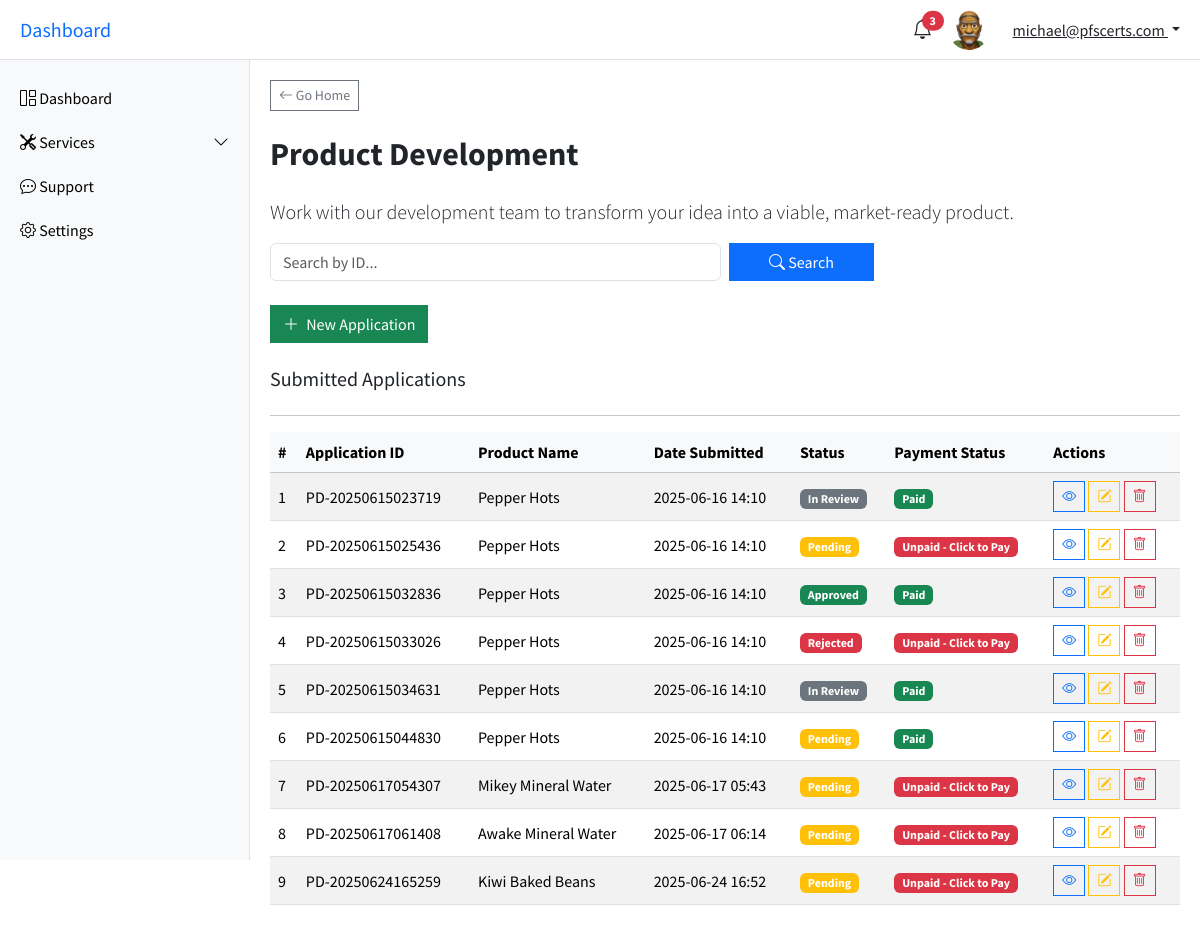
Screenshot of /services/product-development/ (signed in) with the database file from the repository.
### account/models.py (models this page shows, shortened)
class CustomUser(AbstractUser):
    email = models.EmailField(unique=True,)
    username = models.CharField(max_length=100)
    first_name = models.CharField(max_length=50, verbose_name='First Name')
    last_name = models.CharField(max_length=50, blank=True, verbose_name='Last Name')
    business_name = models.CharField(max_length=250, verbose_name='Business/Company Name')
    phone_number = models.CharField(max_length=30, verbose_name='Phone Number')
    whatsapp_number = models.CharField(max_length=30, verbose_name='Whatsapp Number')
    instagram_handle = models.CharField(max_length=30, blank=True, verbose_name='Instagram Handle')
    facebook_handle = models.CharField(max_length=30, blank=True, verbose_name='Facebook Profile')
    profile_photo = models.ImageField(upload_to='users/profile_photos/', null=True, blank=True, verbose_name='Profile Photo')
    bio = models.TextField(blank=True, verbose_name='Bio')
    x_handle = models.CharField(max_length=30, blank=True, verbose_name='X (Formerly Twitter) Handle')
    linkedin_handle = models.CharField(max_length=30, blank=True, verbose_name='LinkedIn Profile')
    USERNAME_FIELD = 'email'
    REQUIRED_FIELDS = ['username']

### services/models.py (models this page shows, shortened)
class ProductIntake(models.Model):
    PRODUCT_TYPE_CHOICES = [
        ('new', 'New Product Idea'),
        ('improvement', 'Improvement of Existing Product'),
    ]
    GOALS_CHOICES = [
        ('shelf_life', 'Longer shelf life'),
        ('unique_taste', 'Unique taste'),
        ('healthier', 'Healthier version'),
        ('cost_reduction', 'Cost reduction'),
        ('novel_format', 'Novel format (e.g., instant, ready-to-eat)'),
        ('other', 'Other'),
    ]
    TARGET_MARKET_CHOICES = [
        ('children', 'Children'),
        ('adults', 'Adults'),
        ('vegans', 'Vegans'),
        ('fitness', 'Fitness enthusiasts'),
        ('diabetics', 'Diabetics'),
        ('mass_market', 'Mass market'),
        ('other', 'Other'),
    ]
    PACKAGING_CHOICES = [
        ('sachet', 'Sachet'),
        ('jar', 'Jar/Bottle'),
        ('box', 'Box'),
        ('pouch', 'Stand-up pouch'),
        ('custom', 'Custom'),
    ]
    MARKET_TESTING_CHOICES = [
        ('good', 'Yes, with good results'),
        ('need_more', 'Yes, but need more data'),
        ('not_yet', 'No, not yet'),
        ('planning', 'Planning to do so'),
    ]
    STATUS_CHOICES = [
        ('pending', 'Pending'),
        ('in_review', 'In Review'),
        ('completed_documentation', 'Completed Documentation'),
        ('approved', 'Approved'),
        ('rejected', 'Rejected'),
    ]
    PAYMENT_CHOICES = [
        ('paid', 'Paid'),
        ('unpaid', 'Unpaid'),
    ]
    user = models.ForeignKey(CustomUser, on_delete=models.CASCADE, related_name='product_development')
    product_name = models.CharField(max_length=100, verbose_name='Product Name')
    custom_id = models.CharField(max_length=30, unique=True, blank=True)
    type_of_product = models.CharField(max_length=200, verbose_name='Type of Product')
    is_new_or_improvement = models.CharField(max_length=20, choices=PRODUCT_TYPE_CHOICES, verbose_name='Is this a New Idea or Improvement?')
    goals = models.JSONField(default=list, verbose_name='What is/are your goal(s) for the Product?')
    other_goal = models.CharField(max_length=200, blank=True, verbose_name='Other')
    ingredient_or_dietary_notes = CKEditor5Field(blank=True, verbose_name='Do you have a Preferred Ingredient List or any Dietary Restrictions?', config_name='extends')
    target_market = models.JSONField(default=list, verbose_name='Target Market')
    other_target_market = models.CharField(max_length=200, blank=True, verbose_name='Other')
    market_existence = models.CharField(max_length=20, choices=[('yes', 'Yes'), ('no', 'No'), ('not_sure', 'Not Sure')], verbose_name='Are there similar products already on the market?')
    packaging_style = models.JSONField(default=list, verbose_name='What Packaging Style are you envisioning?')
    custom_packaging = models.CharField(max_length=200, blank=True, verbose_name='Custom')
    expected_launch_date = models.DateField(verbose_name='Expected Launch Date')
    market_testing_feedback = models.CharField(max_length=20, choices=MARKET_TESTING_CHOICES, verbose_name='Have you done any Market Testing or Consumer Feedback?')
    application_status = models.CharField(max_length=30, choices=STATUS_CHOICES, verbose_name='Application Status', default='pending')
    payment_status = models.CharField(max_length=10, choices=PAYMENT_CHOICES, default='unpaid')
    submitted_at = models.DateTimeField(auto_now_add=True)
    updated_at = models.DateTimeField(auto_now=True)

### services/views.py (the view)
# urls.py: path('product-development/', pd_home, name='pd_home'),
@login_required
def pd_home(request):
    pd_apps = ProductIntake.objects.filter(user=request.user)
    query = request.GET.get('q') or ''
    if query:
        pd_apps = pd_apps.filter(custom_id__icontains=query)
    context = {
        'pd_apps': pd_apps,
        'query': query,
    }
    return render(request, 'services/pd-home.html', context)

### services/templatetags/service_status_tags.py (called while the page is built)
@register.filter
def status_badge_class(status):
    mapping = {
        'pending': 'warning',
        'in_review': 'primary',
        'completed_documentation': 'secondary',
        'approved': 'success',
        'rejected': 'danger',
    }
    return mapping.get(status.lower(), 'secondary')

### services/templates/services/pd-home.html (shortened to what this page needs)
{% extends "account/base.html" %}
{% load crispy_forms_tags %}
{% load service_status_tags %}
{% block content %}
<main class="main-content" id="mainContent">
  <div class="mb-4 text-start">
      <a href="{% url 'user-dashboard' %}" class="btn btn-sm btn-outline-secondary">
          <i class="bi bi-arrow-left"></i> Go Home
      </a>
  </div>
        <h2 class="fw-bold mb-4 mt-2">Product Development</h2>
        <p class="lead">Work with our development team to transform your idea into a viable, market-ready product.</p>
    <form method="get" class="row g-2 mb-4">
      <div class="col-md-6">
        <input type="text" name="q" class="form-control" placeholder="Search by ID..." value="{{ query }}">
      </div>
      <div class="col-md-2">
        <button type="submit" class="btn btn-primary w-100">
          <i class="bi bi-search"></i> Search
        </button>
      </div>
    </form>
    <div class="d-flex mb-4">
      <a href="{% url "product_development" %}" class="btn btn-success">
        <i class="bi bi-plus-lg me-1"></i> New Application
      </a>
    </div>
    <h5 class="mb-4">Submitted Applications</h5>
    <hr>
    <div class="table-responsive">
      <table class="table table-striped table-hover align-middle">
        <thead class="table-light">
          <tr>
            <th>#</th>
            <th>Application ID</th>
            <th>Product Name</th>
            <th>Date Submitted</th>
            <th>Status</th>
            <th>Payment Status</th>
            <th>Actions</th>
          </tr>
        </thead>
        <tbody>
          {% for pd_app in pd_apps %}
          <tr>
            <td>{{ forloop.counter }}</td>
            <td>{{ pd_app.custom_id }}</td>
            <td>{{ pd_app.product_name }}</td>
            <td>{{ pd_app.submitted_at|date:"Y-m-d H:i"}}</td>
            <td>
              <span class="badge bg-{{ pd_app.get_application_status_display|status_badge_class }}">
                {{ pd_app.get_application_status_display|title }}
              </span>
            </td>
            <td>
              {% if pd_app.payment_status == 'unpaid' %}
                <a href="#" class="badge bg-danger text-decoration-none" data-bs-toggle="modal" data-bs-target="#paymentInstructionsModal">
                  {{ pd_app.get_payment_status_display|title }} - Click to Pay
                </a>
              {% else %}
                <span class="badge bg-success">{{ pd_app.get_payment_status_display|title }}</span>
              {% endif %}
            </td>
            <td>
              <a href="{% url "product_development_details" pd_app.id %}" class="btn btn-outline-primary btn-sm" title="View" data-bs-toggle="tooltip">
                <i class="bi bi-eye"></i>
              </a>
              <a href="{% url "pd_update" pd_app.id %}" class="btn btn-outline-warning btn-sm" title="Edit" data-bs-toggle="tooltip">
                <i class="bi bi-pencil-square"></i>
              </a>
              <button class="btn btn-outline-danger btn-sm" data-bs-toggle="modal" data-bs-target="#deleteModal{{ pd_app.id }}" title="Delete">
                <i class="bi bi-trash"></i>
              </button>
            </td>
          </tr>
          {% empty %}
          <tr><td colspan="11">No applications submitted yet.</td></tr>
          {% endfor %}
        </tbody>
      </table>
    </div>
</main>
{% endblock content %}

### account/templates/account/base.html (shortened to what this page needs)
<!DOCTYPE html>
{% load static %}
<html lang="en">
<head>
  <link href="https://cdn.jsdelivr.net/npm/bootstrap@5.3.3/dist/css/bootstrap.min.css" rel="stylesheet">
  <link href="https://cdn.jsdelivr.net/npm/bootstrap-icons@1.10.5/font/bootstrap-icons.css" rel="stylesheet">
</head>
<body>
<header class="topbar">
  <h5 class="m-0 d-none d-lg-block">
    <a href="{% url 'user-dashboard' %}" class="text-decoration-none">Dashboard</a>
  </h5>
  <div class="d-flex align-items-center gap-3 ms-auto">
    <div class="dropdown">
      <a href="#" class="text-dark position-relative" id="notifDropdown" data-bs-toggle="dropdown" aria-expanded="false">
        <i class="bi bi-bell fs-5"></i>
        <span class="position-absolute top-0 start-100 translate-middle badge rounded-pill bg-danger">3</span>
      </a>
    </div>
    <img src="{% if user.profile_photo %}{{ user.profile_photo.url }}{% else %}https://ui-avatars.com/api/?name={{ user.first_name }}+{{ user.last_name }}&background=0D8ABC&color=fff&size=40{% endif %}" alt="Profile" class="rounded-circle me-2" style="width: 40px; height: 40px; object-fit: cover;">
    <div class="dropdown">
      <a class="dropdown-toggle text-dark" href="#" id="userDropdown" data-bs-toggle="dropdown" aria-expanded="false">
        {{ request.user.email }}
      </a>
    </div>
  </div>
</header>
<nav class="sidebar" id="sidebar">
  <a href="{% url 'user-dashboard' %}"><i class="bi bi-grid-1x2"></i> Dashboard</a>
  <a data-bs-toggle="collapse" href="#servicesMenu" role="button" aria-expanded="false" aria-controls="servicesMenu">
    <i class="bi bi-tools"></i> Services
    <i class="bi bi-chevron-down float-end"></i>
  </a>
  <a href="{% url "support" %}"><i class="bi bi-chat-dots"></i> Support</a>
  <a href="{% url "settings" %}"><i class="bi bi-gear"></i> Settings</a>
</nav>
{% block content %}{% endblock content %}
</body>
</html>

### account/templates/account/base.html (style rules this page uses)
body { font-family: 'Source Sans Pro', sans-serif; }
.sidebar { position: fixed; top: 60px; left: 0; height: 100vh; overflow-y: auto; width: 250px; background: #f8f9fa; border-right: 1px solid #dee2e6; padding-top: 1rem; transition: transform 0.3s ease; }
.sidebar a { padding: 10px 20px; display: block; color: #000; text-decoration: none; }
.main-content { margin-left: 250px; padding: 80px 20px 20px; transition: margin-left 0.3s; }
.topbar { position: fixed; top: 0; left: 0; right: 0; height: 60px; background-color: #fff; border-bottom: 1px solid #dee2e6; display: flex; align-items: center; justify-content: space-between; padding: 0 20px; z-index: 1030; }
.btn, .card { border-radius: 0 !important; box-shadow: none !important; transition: background-color 0.3s, color 0.3s; }

### rows the page displays
CustomUser: profile_photo (picture), user.email "michael@pfscerts.com"
ProductIntake: custom_id "PD-20250615023719", product_name "Pepper Hots", submitted_at "2025-06-16 14:10", application_status "In Review", payment_status "Paid"
ProductIntake: custom_id "PD-20250615025436", product_name "Pepper Hots", submitted_at "2025-06-16 14:10", application_status "Pending", payment_status "Unpaid"
ProductIntake: custom_id "PD-20250615032836", product_name "Pepper Hots", submitted_at "2025-06-16 14:10", application_status "Approved", payment_status "Paid"
ProductIntake: custom_id "PD-20250615033026", product_name "Pepper Hots", submitted_at "2025-06-16 14:10", application_status "Rejected", payment_status "Unpaid"
ProductIntake: custom_id "PD-20250615034631", product_name "Pepper Hots", submitted_at "2025-06-16 14:10", application_status "In Review", payment_status "Paid"
ProductIntake: custom_id "PD-20250615044830", product_name "Pepper Hots", submitted_at "2025-06-16 14:10", application_status "Pending", payment_status "Paid"
ProductIntake: custom_id "PD-20250617054307", product_name "Mikey Mineral Water", submitted_at "2025-06-17 05:43", application_status "Pending", payment_status "Unpaid"
ProductIntake: custom_id "PD-20250617061408", product_name "Awake Mineral Water", submitted_at "2025-06-17 06:14", application_status "Pending", payment_status "Unpaid"
ProductIntake: custom_id "PD-20250624165259", product_name "Kiwi Baked Beans", submitted_at "2025-06-24 16:52", application_status "Pending", payment_status "Unpaid"
